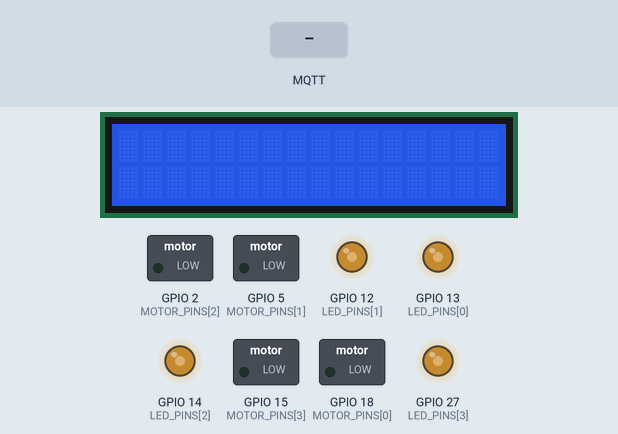
The sketch below on a simulated ESP32. Shown: 16×2 character LCD, switched loads named in the sketch (green lamp = pin HIGH), output pins drawn as LEDs (lit = HIGH). The test bench sets the inputs (shaded band). WiFi joins after 1.5 s; servers stay silent unless stated; no MQTT or app messages arrive unless stated; what the sketch prints to the serial monitor is not drawn.

Above: at 2.7 s.
2.8 s: MQTT message "5" arrives on the first subscribed topic
At 3.2 s:
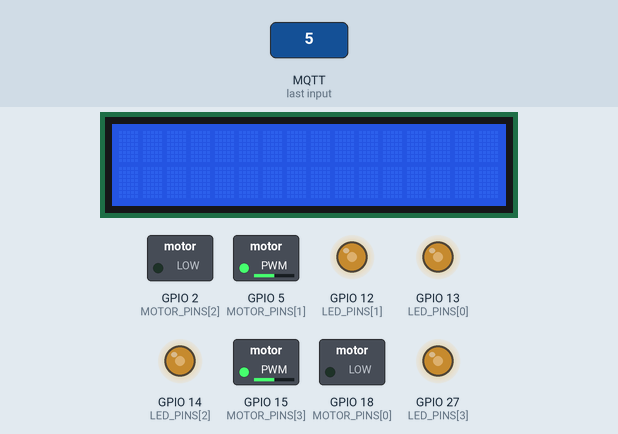
4.3 s: MQTT message "1" arrives on the first subscribed topic
At 5.5 s:
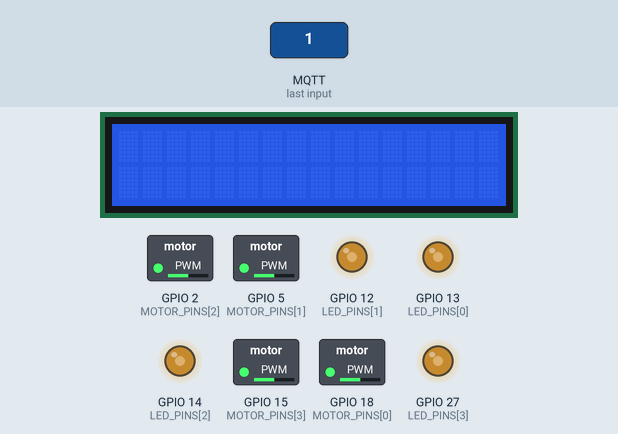
5.8 s: MQTT message "on" arrives on the first subscribed topic
At 6.7 s:
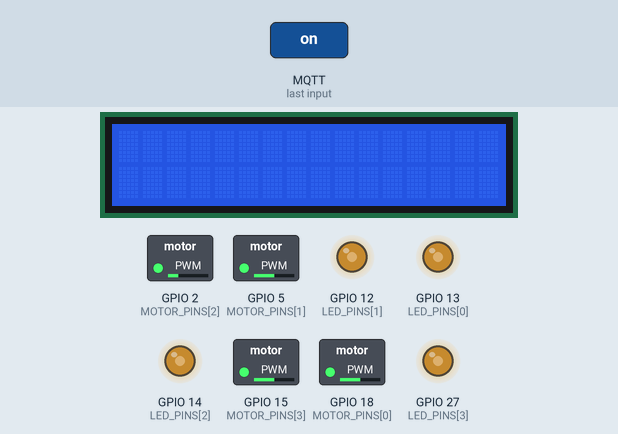
Timing chart, 0 to 8.8 s (numbered marks = the images above; inputs shaded):
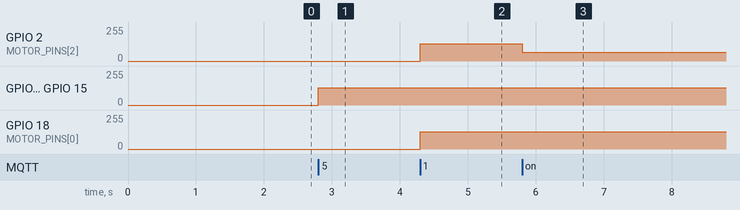

Measured:
- after the input at 2.8 s, GPIO 5 (MOTOR_PINS[1]), GPIO 15 (MOTOR_PINS[3]): 0/255 → 128/255 at once
- after the input at 4.3 s, GPIO 2 (MOTOR_PINS[2]), GPIO 18 (MOTOR_PINS[0]): 0/255 → 128/255 at once
- after the input at 5.8 s, GPIO 2 (MOTOR_PINS[2]): 128/255 → 64/255 at once

The sketch:

DriverMotor.ino
```cpp
// Necessary Libraries
#include <LiquidCrystal_I2C.h> // https://github.com/johnrickman/LiquidCrystal_I2C (install as zip)
#include <WiFi.h>              // Standard ESP32 Library
#include <PubSubClient.h>      // https://github.com/knolleary/pubsubclient (intall with library Manager)


// WIFI Credentials
// Connect to Hotspot on mobile phone
const char* WIFI_SSID = "Car1"; // Fill wifi SSID between quotes
const char* WIFI_PASS = "auto1234"; // Fill wifi pass between quotes

//MQTT Information
const char* MQTT_SERVER = "mqtt.luytsm.be"; // DO NOT CHANGE!
const char* TOPIC = "car/1"; //Uncomment corresponding line to car number
// const char* TOPIC = "car/2"; //Uncomment corresponding line to car number
// const char* TOPIC = "car/3"; //Uncomment corresponding line to car number
//const char* TOPIC = "car/4"; //Uncomment corresponding line to car number
// const char* TOPIC = "car/5"; //Uncomment corresponding line to car number
// const char* TOPIC = "car/6"; //Uncomment corresponding line to car number
// const char* TOPIC = "car/7"; //Uncomment corresponding line to car number
// const char* TOPIC = "car/8"; //Uncomment corresponding line to car number

// WIFI and MQTT class instances - DO NOT CHANGE
WiFiClient espClient;
PubSubClient client(espClient);

// Buffer to store MQTT messages - DO NOT CHANGE
char msg[32];

// PWM Settings - DO NOT CHANGE
const int PWM_FREQUENCY = 500;
const int PWM_RESOLUTION = 8;
const  int PWM_MAX_DC = 255;

// Motor PWM Pin declarations - DO NOT CHANGE
const int PWM_CHANNEL_COUNT = 4;
const int MOTOR_COUNT = 2;

int MOTOR_PINS[PWM_CHANNEL_COUNT] = {18, 5, 2, 15};
int MOTOR_CHANNELS[PWM_CHANNEL_COUNT] = {0, 1, 2, 3};

// LED PWM Pin declarations - DO NOT CHANGE
const int LED_CHANNEL_COUNT = 4;
const int LED_COUNT = 4;

int LED_PINS[LED_COUNT] = {13, 12, 14, 27};
int LED_CHANNELS[LED_CHANNEL_COUNT] = {4, 5, 6, 7};
int LED_STATE[] = {0, 0, 0, 0};

// Phototransitor Pin Declaration - DO NOT CHANGE
const int PL_PIN = 25;
const int TRIG_PIN = 19;
const int ECHO_PIN = 23;

// I2C LCD Initialisation
int LCD_COLUMNS = 16;
int LCD_ROWS = 2;
LiquidCrystal_I2C lcd(0x27, LCD_COLUMNS, LCD_ROWS);

// Enum declaration for commands
// This is done to ensure that the right value is assigned  to the correct
// variable and easy usage in switch statement
enum COMMANDS {
  LEFT_TURN_FORWARD,      // 0
  FORWARD,                // 1
  RIGHT_TURN_FORWARD,     // ...
  RIGHT,
  RIGHT_TURN_BACKWARDS,
  BACKWARDS,
  LEFT_TURN_BACKWARDS,
  LEFT,
  STOP,
  BARRIER_ONE_UP,
  BARRIER_ONE_DOWN,
  PRIOR_VEHICLE,
  BARRIER_TWO_UP,
  BARRIER_TWO_DOWN,     //13
};

// Enum declaration for driving direction
// This is done to ensure that the right value is assigned  to the correct
// variable and easy usage in switch statement
enum MOTOR_DIRECTION {
  MOTOR_BACKWARDS = -1,
  MOTOR_STOP = 0,
  MOTOR_FORWARD = 1
};

//variables to store commands and information
int command, lastCommand;

int drivingSpeed = 128;

// Function to setup wifi - DO NOT CHANGE
void setup_wifi() {
  delay(10);
  // We start by connecting to a WiFi network
  Serial.println();
  Serial.print("Connecting to ");
  Serial.println(WIFI_SSID);

  WiFi.begin(WIFI_SSID, WIFI_PASS);
  //Display that we still are trying to connect
  while (WiFi.status() != WL_CONNECTED) {
    delay(500);
    Serial.print(".");
  }
  // Normaly the wifi will connect very fast. If it hangs reset the controller with EN button
  // This needs to be done after the controller is programmed

  // Print connection information
  Serial.println("");
  Serial.println("WiFi connected");
  Serial.println("IP address: ");
  Serial.println(WiFi.localIP());
}
// Function to (re)connect to the MQTT server - DO NOT CHANGE
void reconnect() {
  // Loop until we're reconnected
  while (!client.connected()) {
    Serial.print("Attempting MQTT connection...");
    // Attempt to connect
    if (client.connect("54313351")) {
      Serial.println("connected");
      // Subscribe
      client.subscribe(TOPIC);
      client.publish(TOPIC, "connected");
    } else {
      Serial.print("failed, rc=");
      Serial.print(client.state());
      Serial.println(" try again in 5 seconds");
      // Wait 5 seconds before retrying
      delay(5000);
    }
  }
}


void setup() {
  // Set up serial connection
  // When developing the code necessary for the project, you will need to able to test it.
  // Do this, you can raise the chassis so the tracks dont connect with the ground but
  // still are able to roll freely. This was you can test everything in places and have
  // the wagon driver connected to the PC
  Serial.begin(115200);

  // init of the PWM Pins
  for (int i = 0; i < PWM_CHANNEL_COUNT; i++) {
    ledcSetup(MOTOR_CHANNELS[i], PWM_FREQUENCY, PWM_RESOLUTION);
    ledcAttachPin(MOTOR_PINS[i], MOTOR_CHANNELS[i]);
  }
  //init of the LED Pins
  for (int i = 0; i < LED_COUNT; i++) {
    ledcSetup(LED_CHANNELS[i], PWM_FREQUENCY, PWM_RESOLUTION);
    ledcAttachPin(LED_PINS[i], LED_CHANNELS[i]);
    ledcWrite(LED_CHANNELS[i], 128);
  }
  // init ultrasonic distance sensor
  pinMode(TRIG_PIN, OUTPUT);
  pinMode(ECHO_PIN, INPUT);

  // lcd init
  lcd.init();
  lcd.backlight();

  // wifi init
  setup_wifi();

  //mqtt init
  client.setServer(MQTT_SERVER, 1883);
  client.setCallback(callback);
}

//This function is called when MQTT receives a message
void callback(char* topic, byte* message, unsigned int length) {
  memset(msg, '\0', sizeof(msg));       // clear the execisting data in the buffer
  memcpy(msg, (char*)message, length);  // copy the byte array to char array
  Serial.print("msg: ");                // print msg (1/2)
  Serial.println(msg);                  // print msg (2/2)
}


void loop() {
  // every loop checks if there is a connection with the MQTT server if not
  // reconnect
  if (!client.connected()) {
    reconnect();
  }

  // every loop we will run the MQTT loop and trigger the callback function if neccesary
  client.loop();

  //convert the msg Array TO Integer
  //why this is necesarry will be a bonus  question for the assignment
  command = atoi(msg);

  // This is the main control structure to handle the incoming statements from MQTT
  // This part doesn't need to be altered if you want to make changes in the
  // following lines, consult dhr Luyts first

  if (command != lastCommand) { //The need of this if statement will be a question on the assignment
    Serial.print("Command: ");
    Serial.println(command);
    switch (command) {

      case LEFT_TURN_FORWARD:  // Curved turn forward to the left
        driveMotors(MOTOR_FORWARD, drivingSpeed, MOTOR_FORWARD, drivingSpeed/2);
        break;
      case FORWARD: // Drive forward
        driveMotors(MOTOR_FORWARD, drivingSpeed, MOTOR_FORWARD, drivingSpeed);
        break;
      case RIGHT_TURN_FORWARD: // Curved turn forward to the right
        driveMotors(MOTOR_FORWARD, drivingSpeed/2, MOTOR_FORWARD, drivingSpeed);
        break;
      case RIGHT: // Turn right around center point chassis
        driveMotors(MOTOR_BACKWARDS, drivingSpeed, MOTOR_FORWARD, drivingSpeed);
        break;
      case RIGHT_TURN_BACKWARDS: // Curved turn backwards to the right
        driveMotors(MOTOR_BACKWARDS, drivingSpeed/2, MOTOR_BACKWARDS, drivingSpeed);
        break;
      case BACKWARDS: // Drive backwards
        driveMotors(MOTOR_BACKWARDS, drivingSpeed, MOTOR_BACKWARDS, drivingSpeed);
        break;
      case LEFT_TURN_BACKWARDS: // Curved turn backwards to the right
        driveMotors(MOTOR_BACKWARDS, drivingSpeed, MOTOR_BACKWARDS, drivingSpeed/2);
        break;
      case LEFT: // Turn left around center point chassis
        driveMotors(MOTOR_FORWARD, drivingSpeed, MOTOR_BACKWARDS, drivingSpeed);
        break;
      case STOP: // Stop driving
        driveMotors(MOTOR_STOP, 0, MOTOR_STOP, 0);
        break;
      case BARRIER_ONE_UP: //Raise barrier 1 up
        barrierControl(0, true);
        break;
      case BARRIER_ONE_DOWN: //Lower barrier 1 down
        barrierControl(0, false);
        break;
      case PRIOR_VEHICLE: //Start the priority vehicle protocol
        priorVehicle();
        break;
      case BARRIER_TWO_UP: //Raise barrier 2 up
        barrierControl(1, true);
        break;
      case BARRIER_TWO_DOWN: //Lower barrier 2 down
        barrierControl(1, false);
        break;
      default: //Set the driving speed
        drivingSpeed = command;
        break;
    }
    lastCommand = command; //Another question on the assignment, why is this statement necessary
  }
}

// This function you need to develop as part of the assignment
// This function is called in the switch statement in the main loop. The goals
// of this function is to control the motors. Try to write a function that can
// handle the parameters. Subfunctions are allowed, hardcoded statements are
// frowned upon

void driveMotors(int leftMotorDirection, int leftMotorSpeed, int rightMotorDirection, int rightMotorSpeed) {
  // LEFT MOTORS
  switch(leftMotorDirection){
    case MOTOR_BACKWARDS: // SPEED naar 1A
      ledcWrite(MOTOR_CHANNELS[1], leftMotorSpeed);
      break;
    case MOTOR_STOP:
      ledcWrite(MOTOR_CHANNELS[0], 0);
      ledcWrite(MOTOR_CHANNELS[1], 0);
      break;
    case MOTOR_FORWARD: // SPEED naar 1B
      Serial.print("left speed = ");
      Serial.println(leftMotorSpeed);
      ledcWrite(MOTOR_CHANNELS[0], leftMotorSpeed);
      break;
  }

  // RIGHT MOTORS
  switch(rightMotorDirection){
    case MOTOR_BACKWARDS: // SPEED naar 2A
      ledcWrite(MOTOR_CHANNELS[3], rightMotorSpeed);
      break;
    case MOTOR_STOP:
      ledcWrite(MOTOR_CHANNELS[2], 0);
      ledcWrite(MOTOR_CHANNELS[3], 0);
      break;
    case MOTOR_FORWARD: // SPEED naar 2B
      Serial.print("right speed = ");
      Serial.println(rightMotorSpeed);
      ledcWrite(MOTOR_CHANNELS[2], rightMotorSpeed);
      break;
  }
}

// This function you need to develop as part of the assignment
// this function will handle the barrier control. The goal of this function is
// control both barriers based on the parameters. Subfunctions are allowed,
// hardcoded statements are frowned upon
void barrierControl(int barrierID, bool setBarrier) {
}

// This function you need to develop as part of the assignment
// this function will handle the priority vehicle protocol. Subfunctions are
// allowed, hardcoded statements are frowned upon
void priorVehicle() {
}
```
